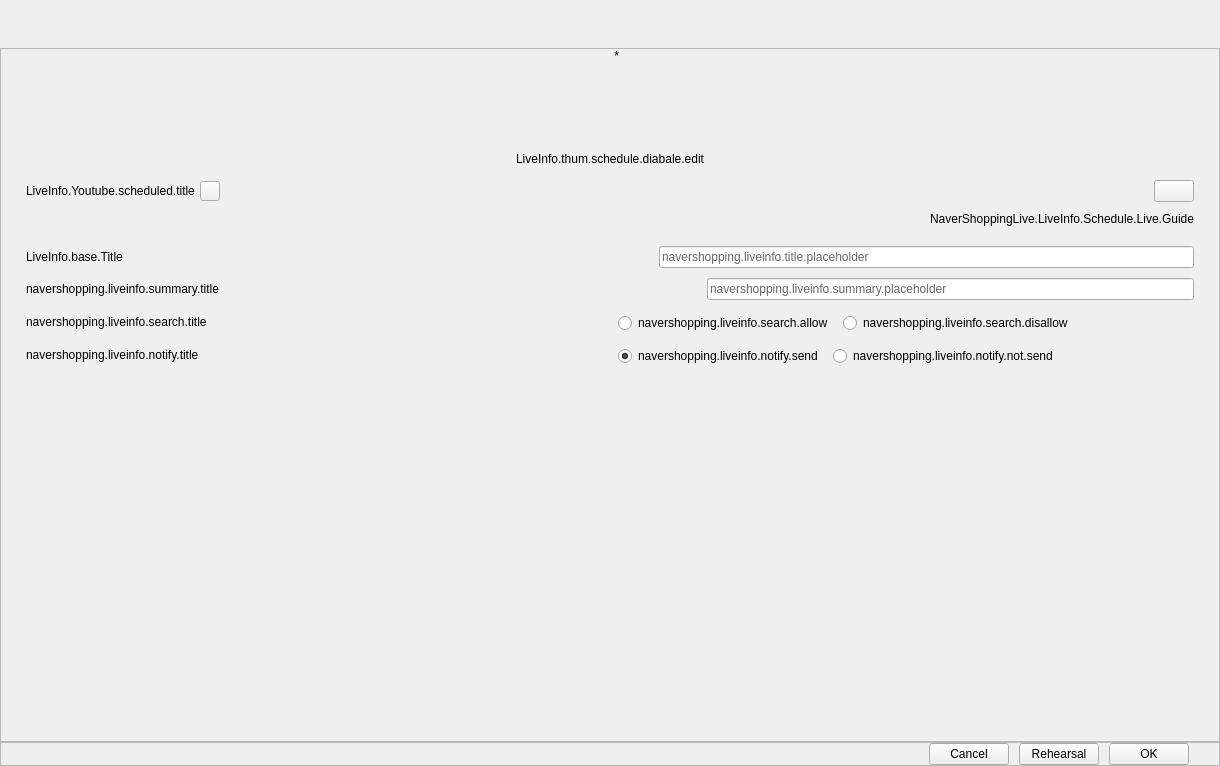
<?xml version="1.0" encoding="UTF-8"?>
<ui version="4.0">
 <class>PLSLiveInfoNaverShoppingLIVE</class>
 <widget class="QWidget" name="PLSLiveInfoNaverShoppingLIVE">
  <property name="geometry">
   <rect>
    <x>0</x>
    <y>0</y>
    <width>1220</width>
    <height>766</height>
   </rect>
  </property>
  <property name="windowTitle">
   <string>LiveInfo.liveinformation</string>
  </property>
  <layout class="QVBoxLayout" name="verticalLayout_3" stretch="0,0,0">
   <property name="spacing">
    <number>0</number>
   </property>
   <property name="leftMargin">
    <number>0</number>
   </property>
   <property name="topMargin">
    <number>0</number>
   </property>
   <property name="rightMargin">
    <number>0</number>
   </property>
   <property name="bottomMargin">
    <number>0</number>
   </property>
   <item>
    <widget class="QWidget" name="nvtTitleWidget" native="true">
     <layout class="QVBoxLayout" name="verticalLayout_2">
      <property name="spacing">
       <number>0</number>
      </property>
      <property name="leftMargin">
       <number>0</number>
      </property>
      <property name="topMargin">
       <number>30</number>
      </property>
      <property name="rightMargin">
       <number>0</number>
      </property>
      <property name="bottomMargin">
       <number>0</number>
      </property>
      <item>
       <layout class="QHBoxLayout" name="horizontalLayout_3">
        <property name="spacing">
         <number>0</number>
        </property>
        <item>
         <spacer name="horizontalSpacer_2">
          <property name="orientation">
           <enum>Qt::Orientation::Horizontal</enum>
          </property>
          <property name="sizeType">
           <enum>QSizePolicy::Policy::Fixed</enum>
          </property>
          <property name="sizeHint" stdset="0">
           <size>
            <width>25</width>
            <height>0</height>
           </size>
          </property>
         </spacer>
        </item>
        <item alignment="Qt::AlignmentFlag::AlignLeft|Qt::AlignmentFlag::AlignVCenter">
         <widget class="QWidget" name="dualWidget" native="true"/>
        </item>
       </layout>
      </item>
      <item>
       <spacer name="verticalSpacer_2">
        <property name="orientation">
         <enum>Qt::Orientation::Vertical</enum>
        </property>
        <property name="sizeType">
         <enum>QSizePolicy::Policy::Fixed</enum>
        </property>
        <property name="sizeHint" stdset="0">
         <size>
          <width>20</width>
          <height>18</height>
         </size>
        </property>
       </spacer>
      </item>
     </layout>
    </widget>
   </item>
   <item>
    <widget class="VScrollArea" name="scrollArea">
     <property name="verticalScrollBarPolicy">
      <enum>Qt::ScrollBarPolicy::ScrollBarAsNeeded</enum>
     </property>
     <property name="horizontalScrollBarPolicy">
      <enum>Qt::ScrollBarPolicy::ScrollBarAlwaysOff</enum>
     </property>
     <property name="widgetResizable">
      <bool>true</bool>
     </property>
     <widget class="QWidget" name="scrollAreaWidgetContents">
      <property name="geometry">
       <rect>
        <x>0</x>
        <y>0</y>
        <width>1218</width>
        <height>689</height>
       </rect>
      </property>
      <layout class="QVBoxLayout" name="verticalLayout" stretch="0,0,0,0,0,0,0,0,0,0,0,0,0,0,1">
       <property name="spacing">
        <number>0</number>
       </property>
       <property name="sizeConstraint">
        <enum>QLayout::SizeConstraint::SetMinimumSize</enum>
       </property>
       <property name="leftMargin">
        <number>25</number>
       </property>
       <property name="topMargin">
        <number>0</number>
       </property>
       <property name="rightMargin">
        <number>25</number>
       </property>
       <property name="bottomMargin">
        <number>0</number>
       </property>
       <item>
        <layout class="QHBoxLayout" name="horizontalLayout_6">
         <property name="spacing">
          <number>0</number>
         </property>
         <property name="sizeConstraint">
          <enum>QLayout::SizeConstraint::SetMinimumSize</enum>
         </property>
         <item>
          <widget class="QWidget" name="thumbnaiBg" native="true">
           <property name="minimumSize">
            <size>
             <width>0</width>
             <height>100</height>
            </size>
           </property>
           <property name="maximumSize">
            <size>
             <width>16777215</width>
             <height>100</height>
            </size>
           </property>
           <layout class="QHBoxLayout" name="horizontalLayout_7">
            <property name="spacing">
             <number>5</number>
            </property>
            <property name="leftMargin">
             <number>0</number>
            </property>
            <property name="topMargin">
             <number>0</number>
            </property>
            <property name="rightMargin">
             <number>0</number>
            </property>
            <property name="bottomMargin">
             <number>0</number>
            </property>
            <item>
             <spacer name="horizontalSpacer_3">
              <property name="orientation">
               <enum>Qt::Orientation::Horizontal</enum>
              </property>
              <property name="sizeHint" stdset="0">
               <size>
                <width>40</width>
                <height>20</height>
               </size>
              </property>
             </spacer>
            </item>
            <item>
             <widget class="PLSSelectImageButton" name="thumbnailButton">
              <property name="text">
               <string/>
              </property>
              <property name="platform" stdset="0">
               <string>Naver Shopping LIVE</string>
              </property>
             </widget>
            </item>
            <item>
             <widget class="QLabel" name="starLabel">
              <property name="text">
               <string>*</string>
              </property>
              <property name="alignment">
               <set>Qt::AlignmentFlag::AlignRight|Qt::AlignmentFlag::AlignTop|Qt::AlignmentFlag::AlignTrailing</set>
              </property>
             </widget>
            </item>
            <item>
             <spacer name="horizontalSpacer_4">
              <property name="orientation">
               <enum>Qt::Orientation::Horizontal</enum>
              </property>
              <property name="sizeHint" stdset="0">
               <size>
                <width>40</width>
                <height>20</height>
               </size>
              </property>
             </spacer>
            </item>
           </layout>
          </widget>
         </item>
        </layout>
       </item>
       <item>
        <spacer name="verticalSpacer_4">
         <property name="orientation">
          <enum>Qt::Orientation::Vertical</enum>
         </property>
         <property name="sizeType">
          <enum>QSizePolicy::Policy::Fixed</enum>
         </property>
         <property name="sizeHint" stdset="0">
          <size>
           <width>17</width>
           <height>3</height>
          </size>
         </property>
        </spacer>
       </item>
       <item>
        <widget class="QLabel" name="guideLabel">
         <property name="text">
          <string>LiveInfo.thum.schedule.diabale.edit</string>
         </property>
         <property name="alignment">
          <set>Qt::AlignmentFlag::AlignCenter</set>
         </property>
        </widget>
       </item>
       <item>
        <spacer name="verticalSpacer_5">
         <property name="orientation">
          <enum>Qt::Orientation::Vertical</enum>
         </property>
         <property name="sizeType">
          <enum>QSizePolicy::Policy::Fixed</enum>
         </property>
         <property name="sizeHint" stdset="0">
          <size>
           <width>20</width>
           <height>14</height>
          </size>
         </property>
        </spacer>
       </item>
       <item>
        <layout class="QHBoxLayout" name="horizontalLayout_2">
         <property name="spacing">
          <number>0</number>
         </property>
         <property name="sizeConstraint">
          <enum>QLayout::SizeConstraint::SetMinimumSize</enum>
         </property>
         <item>
          <widget class="QLabel" name="scheduleLabel">
           <property name="text">
            <string>LiveInfo.Youtube.scheduled.title</string>
           </property>
          </widget>
         </item>
         <item>
          <spacer name="horizontalSpacer_11">
           <property name="orientation">
            <enum>Qt::Orientation::Horizontal</enum>
           </property>
           <property name="sizeType">
            <enum>QSizePolicy::Policy::Fixed</enum>
           </property>
           <property name="sizeHint" stdset="0">
            <size>
             <width>5</width>
             <height>20</height>
            </size>
           </property>
          </spacer>
         </item>
         <item>
          <widget class="PLSPressRestoreButton" name="linkButton">
           <property name="sizePolicy">
            <sizepolicy hsizetype="Fixed" vsizetype="Fixed">
             <horstretch>0</horstretch>
             <verstretch>0</verstretch>
            </sizepolicy>
           </property>
           <property name="minimumSize">
            <size>
             <width>20</width>
             <height>20</height>
            </size>
           </property>
           <property name="maximumSize">
            <size>
             <width>20</width>
             <height>20</height>
            </size>
           </property>
           <property name="toolTip">
            <string>navershopping.copy.url.tip</string>
           </property>
           <property name="text">
            <string/>
           </property>
          </widget>
         </item>
         <item>
          <spacer name="horizontalSpacer_12">
           <property name="orientation">
            <enum>Qt::Orientation::Horizontal</enum>
           </property>
           <property name="sizeType">
            <enum>QSizePolicy::Policy::Expanding</enum>
           </property>
           <property name="sizeHint" stdset="0">
            <size>
             <width>0</width>
             <height>0</height>
            </size>
           </property>
          </spacer>
         </item>
         <item>
          <widget class="QPushButton" name="scheCombox">
           <property name="text">
            <string/>
           </property>
           <property name="platform" stdset="0">
            <string>NaverShopping</string>
           </property>
          </widget>
         </item>
        </layout>
       </item>
       <item>
        <spacer name="verticalSpacer_3">
         <property name="orientation">
          <enum>Qt::Orientation::Vertical</enum>
         </property>
         <property name="sizeType">
          <enum>QSizePolicy::Policy::Fixed</enum>
         </property>
         <property name="sizeHint" stdset="0">
          <size>
           <width>0</width>
           <height>10</height>
          </size>
         </property>
        </spacer>
       </item>
       <item>
        <layout class="QHBoxLayout" name="horizontalLayout_18">
         <property name="spacing">
          <number>0</number>
         </property>
         <property name="topMargin">
          <number>0</number>
         </property>
         <property name="bottomMargin">
          <number>0</number>
         </property>
         <item>
          <spacer name="horizontalSpacer_13">
           <property name="orientation">
            <enum>Qt::Orientation::Horizontal</enum>
           </property>
           <property name="sizeHint" stdset="0">
            <size>
             <width>40</width>
             <height>0</height>
            </size>
           </property>
          </spacer>
         </item>
         <item>
          <widget class="QLabel" name="scheduleGuideLabel">
           <property name="focusPolicy">
            <enum>Qt::FocusPolicy::StrongFocus</enum>
           </property>
           <property name="text">
            <string>NaverShoppingLive.LiveInfo.Schedule.Live.Guide</string>
           </property>
           <property name="textFormat">
            <enum>Qt::TextFormat::RichText</enum>
           </property>
           <property name="wordWrap">
            <bool>true</bool>
           </property>
          </widget>
         </item>
        </layout>
       </item>
       <item>
        <spacer name="verticalSpacer_6">
         <property name="orientation">
          <enum>Qt::Orientation::Vertical</enum>
         </property>
         <property name="sizeType">
          <enum>QSizePolicy::Policy::Fixed</enum>
         </property>
         <property name="sizeHint" stdset="0">
          <size>
           <width>20</width>
           <height>20</height>
          </size>
         </property>
        </spacer>
       </item>
       <item>
        <layout class="QHBoxLayout" name="horizontalLayout_4">
         <property name="spacing">
          <number>0</number>
         </property>
         <property name="sizeConstraint">
          <enum>QLayout::SizeConstraint::SetMinimumSize</enum>
         </property>
         <item>
          <widget class="QLabel" name="liveTitleLabel">
           <property name="text">
            <string>LiveInfo.base.Title</string>
           </property>
          </widget>
         </item>
         <item>
          <spacer name="horizontalSpacer_14">
           <property name="orientation">
            <enum>Qt::Orientation::Horizontal</enum>
           </property>
           <property name="sizeType">
            <enum>QSizePolicy::Policy::Expanding</enum>
           </property>
           <property name="sizeHint" stdset="0">
            <size>
             <width>0</width>
             <height>0</height>
            </size>
           </property>
          </spacer>
         </item>
         <item>
          <widget class="PLSLineEdit" name="lineEditTitle">
           <property name="palette">
            <palette>
             <active>
              <colorrole role="PlaceholderText">
               <brush brushstyle="SolidPattern">
                <color alpha="255">
                 <red>102</red>
                 <green>102</green>
                 <blue>102</blue>
                </color>
               </brush>
              </colorrole>
             </active>
             <inactive>
              <colorrole role="PlaceholderText">
               <brush brushstyle="SolidPattern">
                <color alpha="255">
                 <red>102</red>
                 <green>102</green>
                 <blue>102</blue>
                </color>
               </brush>
              </colorrole>
             </inactive>
             <disabled>
              <colorrole role="PlaceholderText">
               <brush brushstyle="SolidPattern">
                <color alpha="255">
                 <red>102</red>
                 <green>102</green>
                 <blue>102</blue>
                </color>
               </brush>
              </colorrole>
             </disabled>
            </palette>
           </property>
           <property name="text">
            <string/>
           </property>
           <property name="alignment">
            <set>Qt::AlignmentFlag::AlignLeading|Qt::AlignmentFlag::AlignLeft|Qt::AlignmentFlag::AlignVCenter</set>
           </property>
           <property name="placeholderText">
            <string>navershopping.liveinfo.title.placeholder</string>
           </property>
          </widget>
         </item>
        </layout>
       </item>
       <item>
        <spacer name="verticalSpacer">
         <property name="orientation">
          <enum>Qt::Orientation::Vertical</enum>
         </property>
         <property name="sizeType">
          <enum>QSizePolicy::Policy::Fixed</enum>
         </property>
         <property name="sizeHint" stdset="0">
          <size>
           <width>20</width>
           <height>10</height>
          </size>
         </property>
        </spacer>
       </item>
       <item>
        <layout class="QHBoxLayout" name="horizontalLayout_10">
         <property name="spacing">
          <number>0</number>
         </property>
         <property name="sizeConstraint">
          <enum>QLayout::SizeConstraint::SetMinimumSize</enum>
         </property>
         <item>
          <widget class="QLabel" name="summaryLabel">
           <property name="text">
            <string>navershopping.liveinfo.summary.title</string>
           </property>
          </widget>
         </item>
         <item>
          <spacer name="horizontalSpacer_5">
           <property name="orientation">
            <enum>Qt::Orientation::Horizontal</enum>
           </property>
           <property name="sizeHint" stdset="0">
            <size>
             <width>40</width>
             <height>20</height>
            </size>
           </property>
          </spacer>
         </item>
         <item>
          <widget class="PLSLineEdit" name="summaryLineEdit">
           <property name="palette">
            <palette>
             <active>
              <colorrole role="PlaceholderText">
               <brush brushstyle="SolidPattern">
                <color alpha="255">
                 <red>102</red>
                 <green>102</green>
                 <blue>102</blue>
                </color>
               </brush>
              </colorrole>
             </active>
             <inactive>
              <colorrole role="PlaceholderText">
               <brush brushstyle="SolidPattern">
                <color alpha="255">
                 <red>102</red>
                 <green>102</green>
                 <blue>102</blue>
                </color>
               </brush>
              </colorrole>
             </inactive>
             <disabled>
              <colorrole role="PlaceholderText">
               <brush brushstyle="SolidPattern">
                <color alpha="255">
                 <red>102</red>
                 <green>102</green>
                 <blue>102</blue>
                </color>
               </brush>
              </colorrole>
             </disabled>
            </palette>
           </property>
           <property name="placeholderText">
            <string>navershopping.liveinfo.summary.placeholder</string>
           </property>
          </widget>
         </item>
        </layout>
       </item>
       <item>
        <widget class="QWidget" name="dateItemWidget" native="true"/>
       </item>
       <item>
        <widget class="QWidget" name="searchSettingWidget" native="true">
         <property name="minimumSize">
          <size>
           <width>0</width>
           <height>0</height>
          </size>
         </property>
         <layout class="QHBoxLayout" name="horizontalLayout_15">
          <property name="spacing">
           <number>15</number>
          </property>
          <property name="leftMargin">
           <number>0</number>
          </property>
          <property name="topMargin">
           <number>10</number>
          </property>
          <property name="rightMargin">
           <number>0</number>
          </property>
          <property name="bottomMargin">
           <number>0</number>
          </property>
          <item>
           <widget class="QWidget" name="searchTitleWidget" native="true">
            <layout class="QHBoxLayout" name="horizontalLayout_14">
             <property name="spacing">
              <number>5</number>
             </property>
             <property name="leftMargin">
              <number>0</number>
             </property>
             <property name="topMargin">
              <number>0</number>
             </property>
             <property name="rightMargin">
              <number>0</number>
             </property>
             <property name="bottomMargin">
              <number>0</number>
             </property>
             <item>
              <widget class="QLabel" name="searchTitleLabel">
               <property name="text">
                <string>navershopping.liveinfo.search.title</string>
               </property>
               <property name="wordWrap">
                <bool>true</bool>
               </property>
              </widget>
             </item>
             <item>
              <widget class="QFrame" name="searchIconFrame">
               <property name="minimumSize">
                <size>
                 <width>0</width>
                 <height>0</height>
                </size>
               </property>
               <property name="frameShape">
                <enum>QFrame::Shape::NoFrame</enum>
               </property>
               <property name="frameShadow">
                <enum>QFrame::Shadow::Raised</enum>
               </property>
               <layout class="QVBoxLayout" name="verticalLayout_6">
                <property name="spacing">
                 <number>0</number>
                </property>
                <property name="leftMargin">
                 <number>0</number>
                </property>
                <property name="topMargin">
                 <number>0</number>
                </property>
                <property name="rightMargin">
                 <number>0</number>
                </property>
                <property name="bottomMargin">
                 <number>0</number>
                </property>
                <item>
                 <spacer name="verticalSpacer_top_2">
                  <property name="orientation">
                   <enum>Qt::Orientation::Vertical</enum>
                  </property>
                  <property name="sizeHint" stdset="0">
                   <size>
                    <width>0</width>
                    <height>4</height>
                   </size>
                  </property>
                 </spacer>
                </item>
                <item>
                 <widget class="PLSHelpIcon" name="searchIcon">
                  <property name="text">
                   <string/>
                  </property>
                 </widget>
                </item>
                <item>
                 <spacer name="verticalSpacer_bottom_2">
                  <property name="orientation">
                   <enum>Qt::Orientation::Vertical</enum>
                  </property>
                  <property name="sizeHint" stdset="0">
                   <size>
                    <width>0</width>
                    <height>4</height>
                   </size>
                  </property>
                 </spacer>
                </item>
               </layout>
              </widget>
             </item>
             <item>
              <spacer name="horizontalSpacer_9">
               <property name="orientation">
                <enum>Qt::Orientation::Horizontal</enum>
               </property>
               <property name="sizeHint" stdset="0">
                <size>
                 <width>0</width>
                 <height>20</height>
                </size>
               </property>
              </spacer>
             </item>
            </layout>
           </widget>
          </item>
          <item>
           <widget class="QFrame" name="searchRadioFrame">
            <property name="minimumSize">
             <size>
              <width>0</width>
              <height>0</height>
             </size>
            </property>
            <property name="styleSheet">
             <string notr="true"/>
            </property>
            <property name="frameShape">
             <enum>QFrame::Shape::NoFrame</enum>
            </property>
            <property name="frameShadow">
             <enum>QFrame::Shadow::Raised</enum>
            </property>
            <property name="lineWidth">
             <number>1</number>
            </property>
            <layout class="QVBoxLayout" name="verticalLayout_7">
             <property name="spacing">
              <number>0</number>
             </property>
             <property name="leftMargin">
              <number>0</number>
             </property>
             <property name="topMargin">
              <number>0</number>
             </property>
             <property name="rightMargin">
              <number>0</number>
             </property>
             <property name="bottomMargin">
              <number>0</number>
             </property>
             <item>
              <spacer name="verticalSpacer_12">
               <property name="orientation">
                <enum>Qt::Orientation::Vertical</enum>
               </property>
               <property name="sizeHint" stdset="0">
                <size>
                 <width>0</width>
                 <height>0</height>
                </size>
               </property>
              </spacer>
             </item>
             <item>
              <widget class="QWidget" name="searchRadioWidget" native="true">
               <property name="minimumSize">
                <size>
                 <width>0</width>
                 <height>0</height>
                </size>
               </property>
               <layout class="QHBoxLayout" name="horizontalLayout_13">
                <property name="spacing">
                 <number>10</number>
                </property>
                <property name="leftMargin">
                 <number>0</number>
                </property>
                <property name="topMargin">
                 <number>3</number>
                </property>
                <property name="rightMargin">
                 <number>0</number>
                </property>
                <property name="bottomMargin">
                 <number>0</number>
                </property>
                <item alignment="Qt::AlignmentFlag::AlignLeft|Qt::AlignmentFlag::AlignVCenter">
                 <widget class="PLSRadioButton" name="radioButton_allow">
                  <property name="text">
                   <string>navershopping.liveinfo.search.allow</string>
                  </property>
                 </widget>
                </item>
                <item alignment="Qt::AlignmentFlag::AlignLeft|Qt::AlignmentFlag::AlignVCenter">
                 <widget class="PLSRadioButton" name="radioButton_disallow">
                  <property name="text">
                   <string>navershopping.liveinfo.search.disallow</string>
                  </property>
                 </widget>
                </item>
                <item>
                 <spacer name="horizontalSpacer_8">
                  <property name="orientation">
                   <enum>Qt::Orientation::Horizontal</enum>
                  </property>
                  <property name="sizeHint" stdset="0">
                   <size>
                    <width>40</width>
                    <height>20</height>
                   </size>
                  </property>
                 </spacer>
                </item>
               </layout>
              </widget>
             </item>
             <item>
              <spacer name="verticalSpacer_11">
               <property name="orientation">
                <enum>Qt::Orientation::Vertical</enum>
               </property>
               <property name="sizeHint" stdset="0">
                <size>
                 <width>0</width>
                 <height>0</height>
                </size>
               </property>
              </spacer>
             </item>
            </layout>
           </widget>
          </item>
         </layout>
        </widget>
       </item>
       <item>
        <widget class="QWidget" name="notifyWidget" native="true">
         <property name="minimumSize">
          <size>
           <width>0</width>
           <height>0</height>
          </size>
         </property>
         <property name="baseSize">
          <size>
           <width>0</width>
           <height>0</height>
          </size>
         </property>
         <layout class="QHBoxLayout" name="horizontalLayout_17" stretch="0,0">
          <property name="spacing">
           <number>15</number>
          </property>
          <property name="leftMargin">
           <number>0</number>
          </property>
          <property name="topMargin">
           <number>10</number>
          </property>
          <property name="rightMargin">
           <number>0</number>
          </property>
          <property name="bottomMargin">
           <number>0</number>
          </property>
          <item>
           <widget class="QWidget" name="notifyTitleWidget" native="true">
            <layout class="QHBoxLayout" name="horizontalLayout_16">
             <property name="spacing">
              <number>5</number>
             </property>
             <property name="leftMargin">
              <number>0</number>
             </property>
             <property name="topMargin">
              <number>0</number>
             </property>
             <property name="rightMargin">
              <number>0</number>
             </property>
             <property name="bottomMargin">
              <number>0</number>
             </property>
             <item>
              <widget class="QLabel" name="notifyLabel">
               <property name="text">
                <string>navershopping.liveinfo.notify.title</string>
               </property>
               <property name="wordWrap">
                <bool>true</bool>
               </property>
              </widget>
             </item>
             <item>
              <widget class="QFrame" name="helpFrame">
               <property name="minimumSize">
                <size>
                 <width>0</width>
                 <height>0</height>
                </size>
               </property>
               <property name="frameShape">
                <enum>QFrame::Shape::NoFrame</enum>
               </property>
               <property name="frameShadow">
                <enum>QFrame::Shadow::Raised</enum>
               </property>
               <layout class="QVBoxLayout" name="verticalLayout_4">
                <property name="spacing">
                 <number>0</number>
                </property>
                <property name="leftMargin">
                 <number>0</number>
                </property>
                <property name="topMargin">
                 <number>0</number>
                </property>
                <property name="rightMargin">
                 <number>0</number>
                </property>
                <property name="bottomMargin">
                 <number>0</number>
                </property>
                <item>
                 <spacer name="verticalSpacer_top">
                  <property name="orientation">
                   <enum>Qt::Orientation::Vertical</enum>
                  </property>
                  <property name="sizeHint" stdset="0">
                   <size>
                    <width>0</width>
                    <height>4</height>
                   </size>
                  </property>
                 </spacer>
                </item>
                <item>
                 <widget class="PLSHelpIcon" name="helpLabel">
                  <property name="text">
                   <string/>
                  </property>
                 </widget>
                </item>
                <item>
                 <spacer name="verticalSpacer_bottom">
                  <property name="orientation">
                   <enum>Qt::Orientation::Vertical</enum>
                  </property>
                  <property name="sizeHint" stdset="0">
                   <size>
                    <width>0</width>
                    <height>4</height>
                   </size>
                  </property>
                 </spacer>
                </item>
               </layout>
              </widget>
             </item>
             <item>
              <spacer name="horizontalSpacer_7">
               <property name="orientation">
                <enum>Qt::Orientation::Horizontal</enum>
               </property>
               <property name="sizeType">
                <enum>QSizePolicy::Policy::Expanding</enum>
               </property>
               <property name="sizeHint" stdset="0">
                <size>
                 <width>0</width>
                 <height>20</height>
                </size>
               </property>
              </spacer>
             </item>
            </layout>
           </widget>
          </item>
          <item>
           <widget class="QFrame" name="notifyRadioFrame">
            <property name="minimumSize">
             <size>
              <width>0</width>
              <height>0</height>
             </size>
            </property>
            <property name="frameShape">
             <enum>QFrame::Shape::NoFrame</enum>
            </property>
            <property name="frameShadow">
             <enum>QFrame::Shadow::Raised</enum>
            </property>
            <layout class="QVBoxLayout" name="verticalLayout_5">
             <property name="spacing">
              <number>0</number>
             </property>
             <property name="leftMargin">
              <number>0</number>
             </property>
             <property name="topMargin">
              <number>0</number>
             </property>
             <property name="rightMargin">
              <number>0</number>
             </property>
             <property name="bottomMargin">
              <number>0</number>
             </property>
             <item>
              <spacer name="verticalSpacer_8">
               <property name="orientation">
                <enum>Qt::Orientation::Vertical</enum>
               </property>
               <property name="sizeHint" stdset="0">
                <size>
                 <width>0</width>
                 <height>0</height>
                </size>
               </property>
              </spacer>
             </item>
             <item>
              <widget class="QWidget" name="notifyRadioButtonWidget" native="true">
               <property name="minimumSize">
                <size>
                 <width>0</width>
                 <height>0</height>
                </size>
               </property>
               <layout class="QHBoxLayout" name="horizontalLayout_11" stretch="0,0,0">
                <property name="spacing">
                 <number>10</number>
                </property>
                <property name="leftMargin">
                 <number>0</number>
                </property>
                <property name="topMargin">
                 <number>3</number>
                </property>
                <property name="rightMargin">
                 <number>0</number>
                </property>
                <property name="bottomMargin">
                 <number>0</number>
                </property>
                <item>
                 <widget class="PLSRadioButton" name="sendRadioButton">
                  <property name="text">
                   <string>navershopping.liveinfo.notify.send</string>
                  </property>
                  <property name="checked">
                   <bool>true</bool>
                  </property>
                 </widget>
                </item>
                <item>
                 <widget class="PLSRadioButton" name="notSendRadioButton">
                  <property name="text">
                   <string>navershopping.liveinfo.notify.not.send</string>
                  </property>
                 </widget>
                </item>
                <item>
                 <spacer name="horizontalSpacer_6">
                  <property name="orientation">
                   <enum>Qt::Orientation::Horizontal</enum>
                  </property>
                  <property name="sizeHint" stdset="0">
                   <size>
                    <width>40</width>
                    <height>20</height>
                   </size>
                  </property>
                 </spacer>
                </item>
               </layout>
              </widget>
             </item>
             <item>
              <spacer name="verticalSpacer_7">
               <property name="orientation">
                <enum>Qt::Orientation::Vertical</enum>
               </property>
               <property name="sizeHint" stdset="0">
                <size>
                 <width>0</width>
                 <height>0</height>
                </size>
               </property>
              </spacer>
             </item>
            </layout>
           </widget>
          </item>
         </layout>
        </widget>
       </item>
       <item>
        <layout class="QHBoxLayout" name="horizontalLayout_5">
         <property name="spacing">
          <number>0</number>
         </property>
         <property name="sizeConstraint">
          <enum>QLayout::SizeConstraint::SetMinimumSize</enum>
         </property>
         <item>
          <widget class="PLSLiveInfoNaverShoppingLIVEProductList" name="productWidget" native="true"/>
         </item>
        </layout>
       </item>
      </layout>
     </widget>
    </widget>
   </item>
   <item>
    <widget class="QFrame" name="bottomFrame">
     <property name="minimumSize">
      <size>
       <width>0</width>
       <height>0</height>
      </size>
     </property>
     <property name="frameShape">
      <enum>QFrame::Shape::StyledPanel</enum>
     </property>
     <property name="frameShadow">
      <enum>QFrame::Shadow::Raised</enum>
     </property>
     <layout class="QHBoxLayout" name="horizontalLayout">
      <property name="spacing">
       <number>10</number>
      </property>
      <property name="leftMargin">
       <number>0</number>
      </property>
      <property name="topMargin">
       <number>0</number>
      </property>
      <property name="rightMargin">
       <number>30</number>
      </property>
      <property name="bottomMargin">
       <number>0</number>
      </property>
      <item>
       <spacer name="horizontalSpacer">
        <property name="orientation">
         <enum>Qt::Orientation::Horizontal</enum>
        </property>
        <property name="sizeHint" stdset="0">
         <size>
          <width>40</width>
          <height>20</height>
         </size>
        </property>
       </spacer>
      </item>
      <item>
       <widget class="QPushButton" name="cancelButton">
        <property name="focusPolicy">
         <enum>Qt::FocusPolicy::StrongFocus</enum>
        </property>
        <property name="text">
         <string>Cancel</string>
        </property>
        <property name="useFor" stdset="0">
         <string notr="true">Cancel</string>
        </property>
       </widget>
      </item>
      <item>
       <widget class="QPushButton" name="rehearsalButton">
        <property name="text">
         <string>Rehearsal</string>
        </property>
        <property name="useFor" stdset="0">
         <string notr="true">Rehearsal</string>
        </property>
       </widget>
      </item>
      <item>
       <widget class="QPushButton" name="okButton">
        <property name="focusPolicy">
         <enum>Qt::FocusPolicy::StrongFocus</enum>
        </property>
        <property name="text">
         <string>OK</string>
        </property>
        <property name="useFor" stdset="0">
         <string notr="true">Ok</string>
        </property>
       </widget>
      </item>
     </layout>
    </widget>
   </item>
  </layout>
 </widget>
 <customwidgets>
  <customwidget>
   <class>VScrollArea</class>
   <extends>QScrollArea</extends>
   <header>vertical-scroll-area.hpp</header>
   <container>1</container>
  </customwidget>
  <customwidget>
   <class>PLSRadioButton</class>
   <extends>QRadioButton</extends>
   <header>PLSRadioButton.h</header>
   <container>1</container>
  </customwidget>
  <customwidget>
   <class>PLSLineEdit</class>
   <extends>QLineEdit</extends>
   <header>PLSEdit.h</header>
   <container>1</container>
  </customwidget>
  <customwidget>
   <class>PLSSelectImageButton</class>
   <extends>QLabel</extends>
   <header>PLSSelectImageButton.h</header>
  </customwidget>
  <customwidget>
   <class>PLSHelpIcon</class>
   <extends>QLabel</extends>
   <header>PLSLabel.h</header>
  </customwidget>
  <customwidget>
   <class>PLSLiveInfoNaverShoppingLIVEProductList</class>
   <extends>QWidget</extends>
   <header>PLSLiveInfoNaverShoppingLIVEProductList.h</header>
   <container>1</container>
  </customwidget>
  <customwidget>
   <class>PLSPressRestoreButton</class>
   <extends>QPushButton</extends>
   <header location="global">PLSPressRestoreButton.hpp</header>
  </customwidget>
 </customwidgets>
 <resources/>
 <connections/>
</ui>
